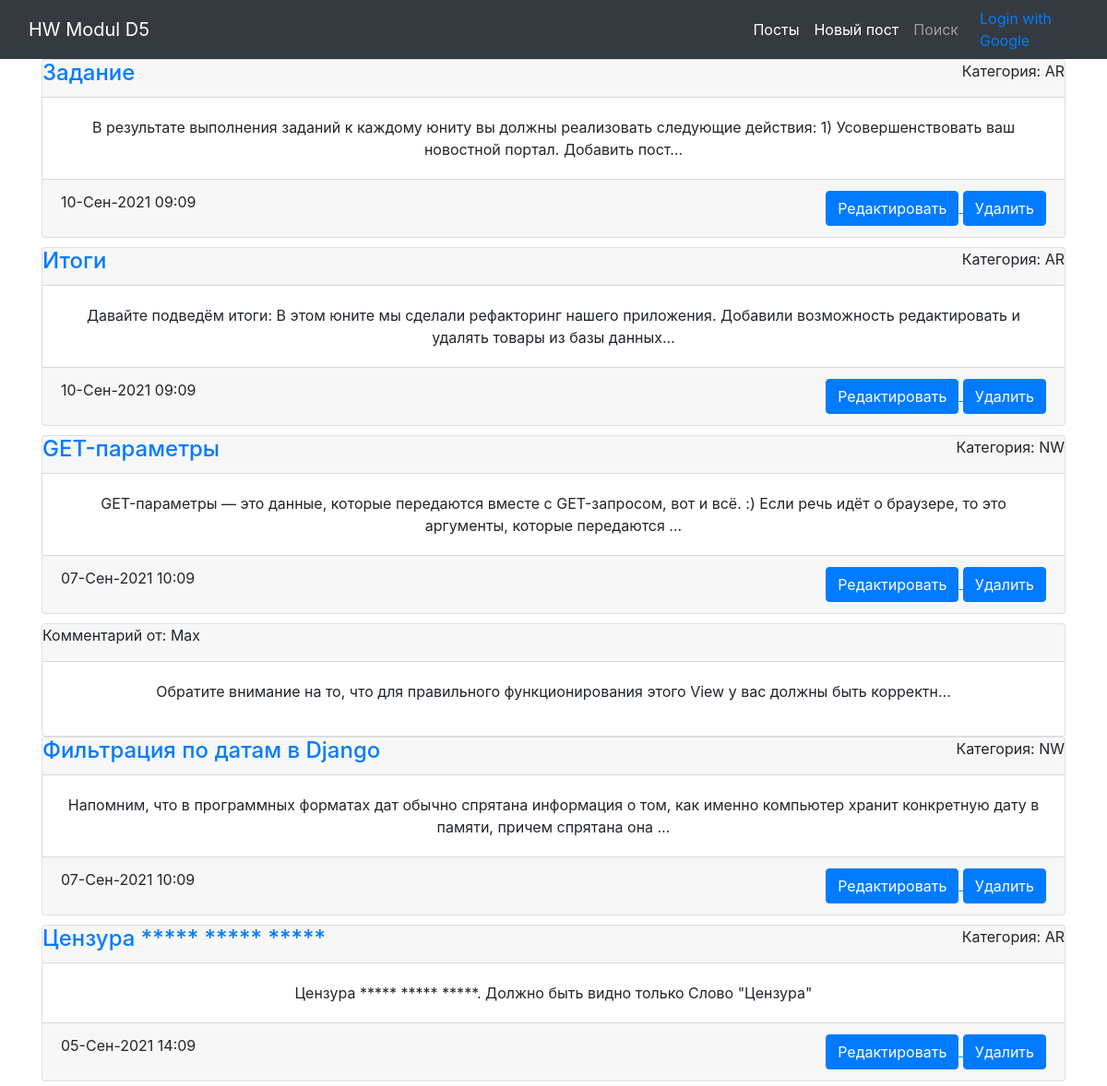
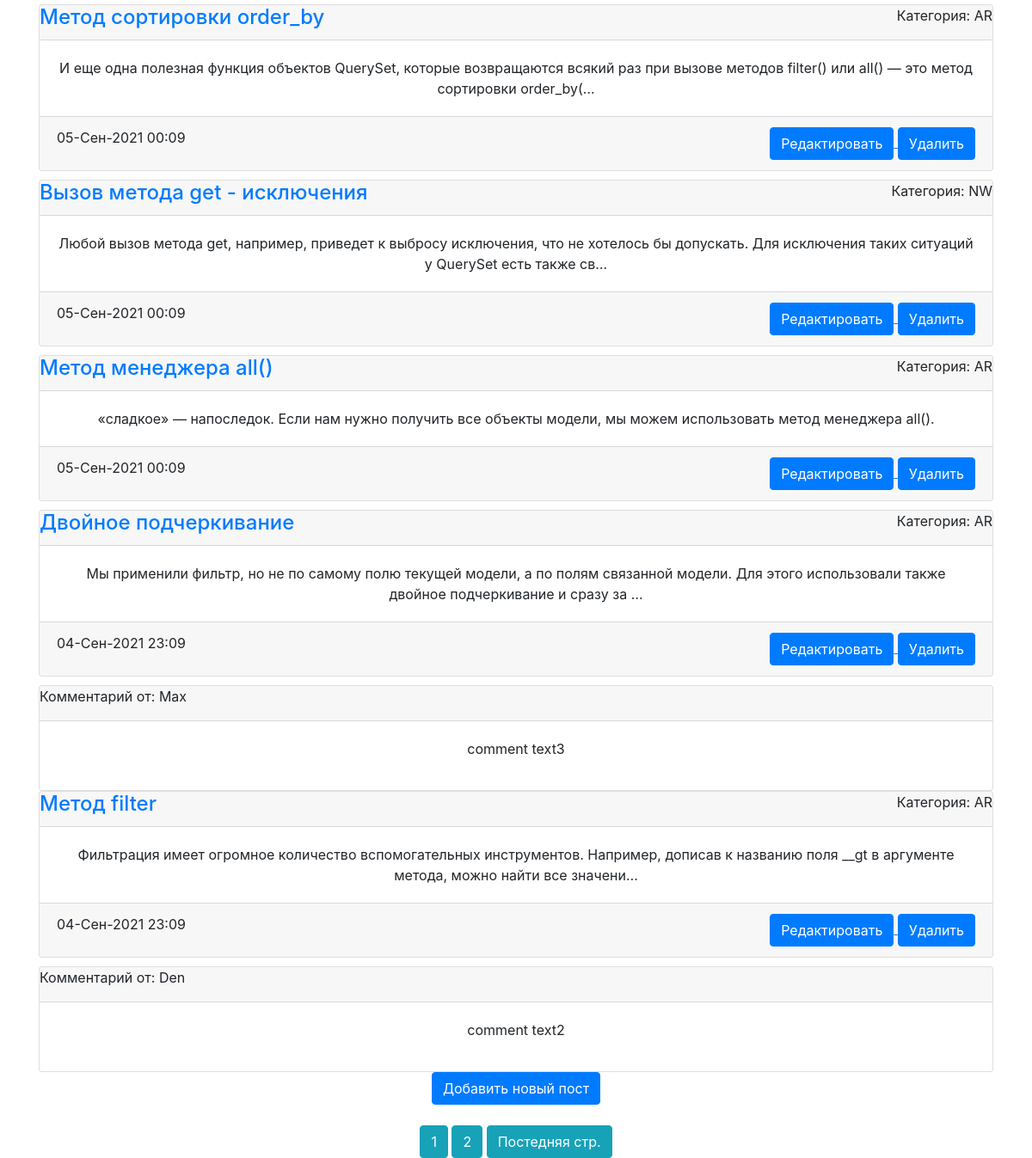
The page /news/ on the database as committed earlier (2 pictures, top to bottom).
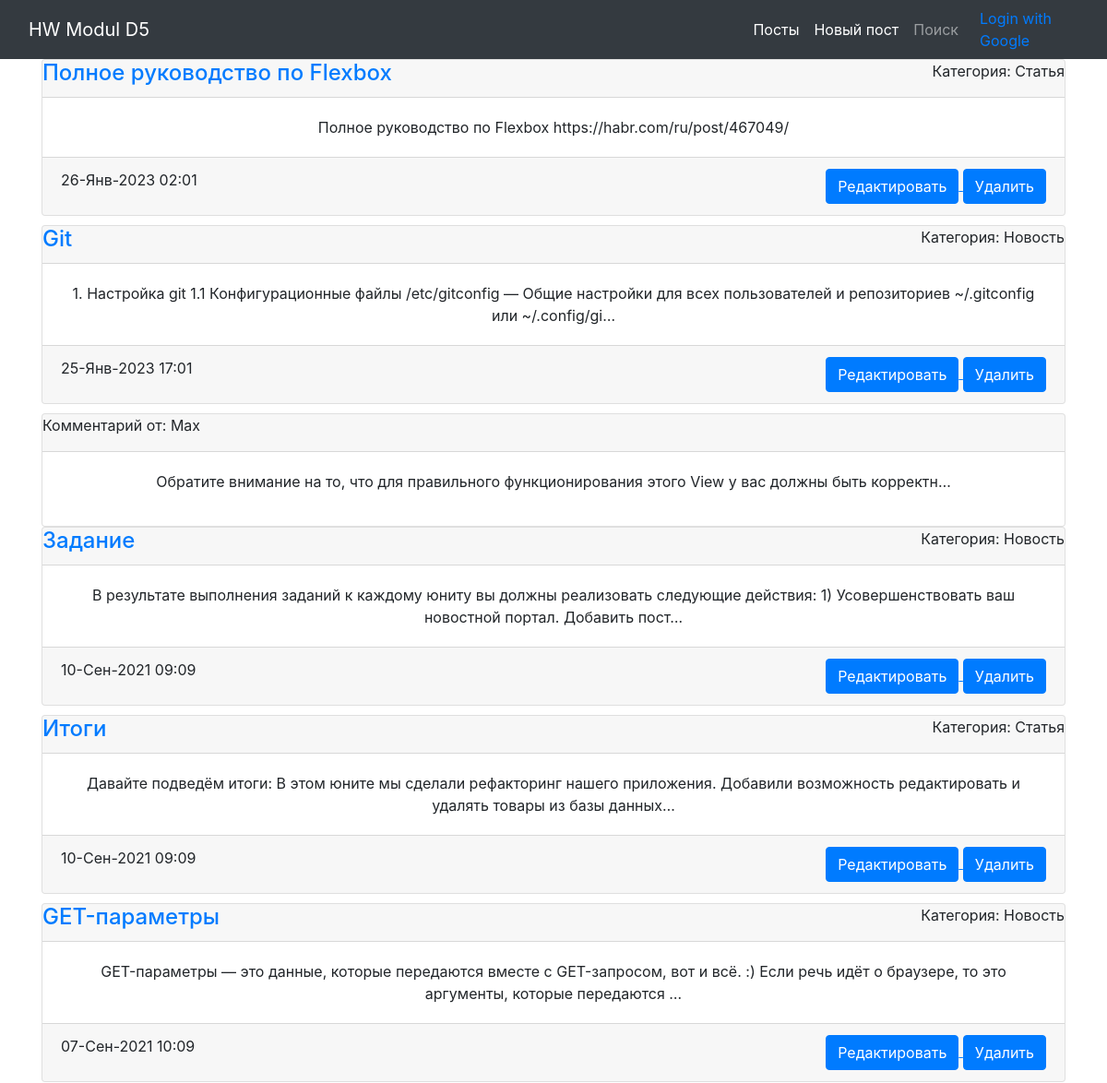
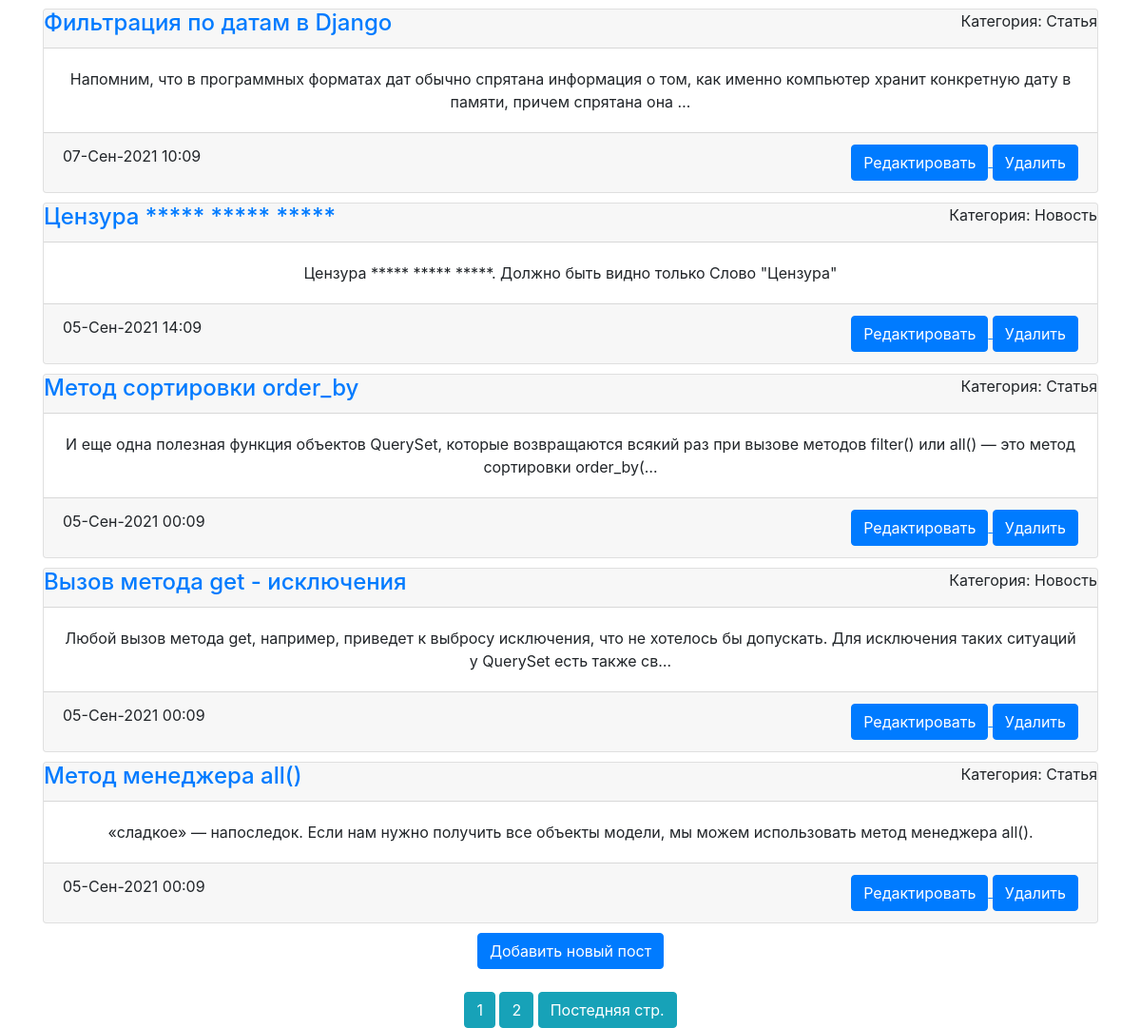
The same page on the database as committed later (2 pictures, top to bottom).
### news/models.py (models this page shows, shortened)
class Post(models.Model):
    author = models.ForeignKey(Author, on_delete=models.CASCADE)
    NEWS = 'Новость'
    ARTICLE = 'Статья'
    CATEGORY_CHOICES = (
        (NEWS, 'Новость'),
        (ARTICLE, 'Статья'),
    )
    categoryType = models.CharField(
        max_length=7, choices=CATEGORY_CHOICES, default=ARTICLE)
    dateCreation = models.DateTimeField(auto_now_add=True)
    postCategory = models.ManyToManyField(Category, through='PostCategory')
    title = models.CharField(max_length=128)
    text = models.TextField()
    rating = models.SmallIntegerField(default=0)

class Comment(models.Model):
    commentPost = models.ForeignKey(Post, on_delete=CASCADE)
    commentUser = models.ForeignKey(User, on_delete=CASCADE)
    text = models.TextField()
    dateCreation = models.DateTimeField(auto_now_add=True)
    rating = models.SmallIntegerField(default=0)

### news/views.py (the view)
# urls.py: path('', PostList.as_view()),
class PostList(ListView):
    model = Post
    template_name = 'flatpages/news.html'
    context_object_name = 'news'
    queryset = Post.objects.order_by('-dateCreation')
    paginate_by = 10  # постраничный вавод - указываем сколько строк будет на странице
    def get_context_data(self, **kwargs):
        context = super().get_context_data(**kwargs)
        context['is_not_authors'] = not self.request.user.groups.filter(
            name='authors').exists()
        return context

### news/templatetags/custom_filters.py (called while the page is built)
@register.filter(name='censor')
def censor(value):
    for word in censor_list:
        value = value.replace(word, '*****')
    return value

### templates/flatpages/news.html (shortened to what this page needs)
{% extends 'flatpages/default.html' %}
{% load custom_filters %}
{% block content %}
{% if news %}
{% for news in news %}
<div class="card my-card">
    <div class="card-header">
        <h4> <a href="{% url 'post' news.id %}">{{ news.title|censor }}</a></h4>
        <p>Категория: {{ news.categoryType }}</p>
    </div>
    <div class="card-body">
        {{ news.text|truncatechars:150|censor }}
    </div>
    <div class="card-footer">
        {{ news.dateCreation|date:'d-M-Y H:m' }}
        <div>
            <a href="{% url 'post_update' news.id %}"><u> <button type="submit"
                        class="btn btn-primary">Редактировать</button> </u></a>
            <a href="{% url 'post_delete' news.id %}"><u> <button type="submit" class="btn btn-primary">Удалить</button>
                </u></a>
        </div>
    </div>
</div>
{% for comments in news.comment_set.all %}
        {% if comments %}
        <div class="card">
            <div class="card-header">
                <p>Комментарий от: {{ comments.commentUser }}</p>
            </div>
            <div class="card-body">
                <p>{{ comments.text|truncatechars:100|censor }}</p>
            </div>
        </div>
        {% endif %}
        {% endfor %}
{% endfor %}
<a href="{% url 'post_create' %}"><button type="submit" class="btn btn-primary">Добавить новый пост</button></a> <br> <br>
<div>
    {% if is_paginated %}
    {% for num in page_obj.paginator.page_range %}
    {% if page_obj.number == num %}
    <a><button type="submit" class="btn btn-info">{{ num }}</button></a>
    {% elif num > page_obj.number|add:'-3' and num < page_obj.number|add:'3' %}
    <a href="?page={{ num }}"><button type="submit" class="btn btn-info">{{ num }}</button></a>
    {% endif %}
    {% endfor %}
    {% if page_obj.has_next %}
    <a href="?page={{ page_obj.paginator.num_pages }}"><button type="submit" class="btn btn-info">Постедняя стр.</button></a>
    {% endif %}
    {% endif %}
    {% else %}
    <h1>Новостей нет!</h1>
    {% endif %}
    {% endblock content %}

Rows that differ between the two databases and show on the page:
no longer on this page (row edited): Post: title|censor "Двойное подчеркивание", categoryType "AR", text|censor "Мы применили фильтр, но не по самому полю текущей модели, а по полям связанной модели. Для этого использовали также двойное подчеркивание и сразу за …", dateCreation "04-Сен-2021 23:09"
no longer on this page (row unchanged): Comment: commentUser "Max", text|censor "comment text3", shown under "Двойное подчеркивание"
no longer on this page (row edited): Post: title|censor "Метод filter", categoryType "AR", text|censor "Фильтрация имеет огромное количество вспомогательных инструментов. Например, дописав к названию поля __gt в аргументе метода, можно найти все значени…", dateCreation "04-Сен-2021 23:09"
no longer on this page (row unchanged): Comment: commentUser "Den", text|censor "comment text2", shown under "Метод filter"
added Post: title|censor "Полное руководство по Flexbox", categoryType "Статья", text|censor "Полное руководство по Flexbox https://habr.com/ru/post/467049/", dateCreation "26-Янв-2023 02:01"
added Post: title|censor "Git", categoryType "Новость", text|censor "1. Настройка git 1.1 Конфигурационные файлы /etc/gitconfig — Общие настройки для всех пользователей и репозиториев ~/.gitconfig или ~/.config/gi…", dateCreation "25-Янв-2023 17:01", Comment (commentUser "Max", text|censor "Обратите внимание на то, что для правильного функционирования этого View у вас должны быть корректн…")
changed Post "Задание": categoryType "AR" → "Новость"
changed Post "Итоги": categoryType "AR" → "Статья"
changed Post "GET-параметры": categoryType "NW" → "Новость"; loses Comment (commentUser "Max", text|censor "Обратите внимание на то, что для правильного функционирования этого View у вас должны быть корректн…")
changed Post "Фильтрация по датам в Django": categoryType "NW" → "Статья"
changed Post "Цензура ***** ***** *****": categoryType "AR" → "Новость"
changed Post "Метод сортировки order_by": categoryType "AR" → "Статья"
changed Post "Вызов метода get - исключения": categoryType "NW" → "Новость"
changed Post "Метод менеджера all()": categoryType "AR" → "Статья"
